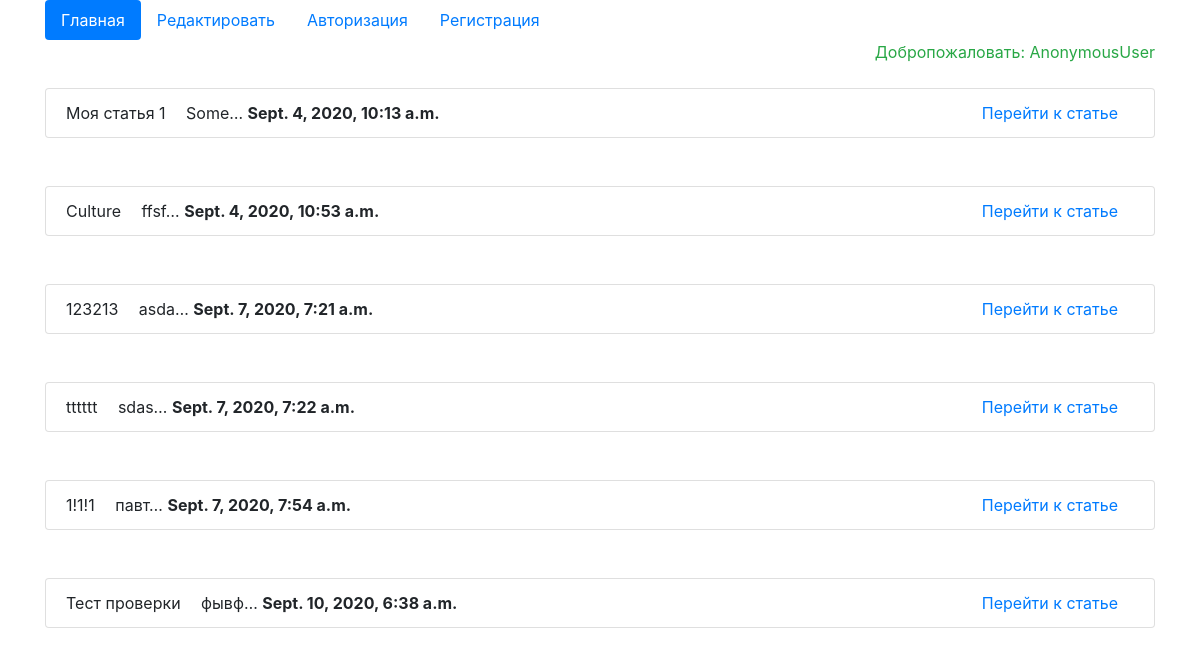
The page / on the database its author committed.
### polls/models.py (models this page shows, shortened)
class Article(models.Model):
    author = models.ForeignKey(User, on_delete = models.CASCADE, verbose_name="Владелец статьи", blank=True, null = True )
    title = models.CharField(max_length=15, verbose_name="Названия статьи")
    content = models.TextField(verbose_name="Описание статьи")
    is_published = models.BooleanField(default=True, verbose_name="Опубликована?")
    data_published = models.DateTimeField(auto_now_add=True, verbose_name="Дата публикации")
    class Meta():
        verbose_name = "Стаья"
        verbose_name_plural = "Cтатьи"

### polls/views.py (the view)
# urls.py: path('', views.HomeListView.as_view(), name='index'),
class HomeListView(ListView):
    model = Article
    template_name = 'polls/index.html'
    context_object_name = 'article'

### templates/polls/index.html
{% include 'base.html' %}
<div class="container">
{% block content %}
    {% for item in article %}
        <ul class="list-group mt-5">
            <li class="list-group-item">
                <span class="mr-3">{{ item.title }}</span>
                <span>{{ item.content|truncatechars:"5" }}</span>
                <b>{{ item.data_published }}</b>
                <span class="float-right mr-3"><a href="{% url 'polls:detail' item.id %}">Перейти к статье</a></span>
            </li>
        </ul>
    {% endfor %}
{% endblock %}
</div>

### mysite/static/css/style.css (style rules this page uses)
body { background-color: white; }

### rows shown on the page
Article: title "Моя статья 1", content "Some…", data_published "Sept. 4, 2020, 10:13 a.m."
Article: title "Culture", content "ffsf…", data_published "Sept. 4, 2020, 10:53 a.m."
Article: title "123213", content "asda…", data_published "Sept. 7, 2020, 7:21 a.m."
Article: title "tttttt", content "sdas…", data_published "Sept. 7, 2020, 7:22 a.m."
Article: title "1!1!1", content "павт…", data_published "Sept. 7, 2020, 7:54 a.m."
Article: title "Тест проверки", content "фывф…", data_published "Sept. 10, 2020, 6:38 a.m."

### other values the page prints
{{ request.user }} "AnonymousUser"
